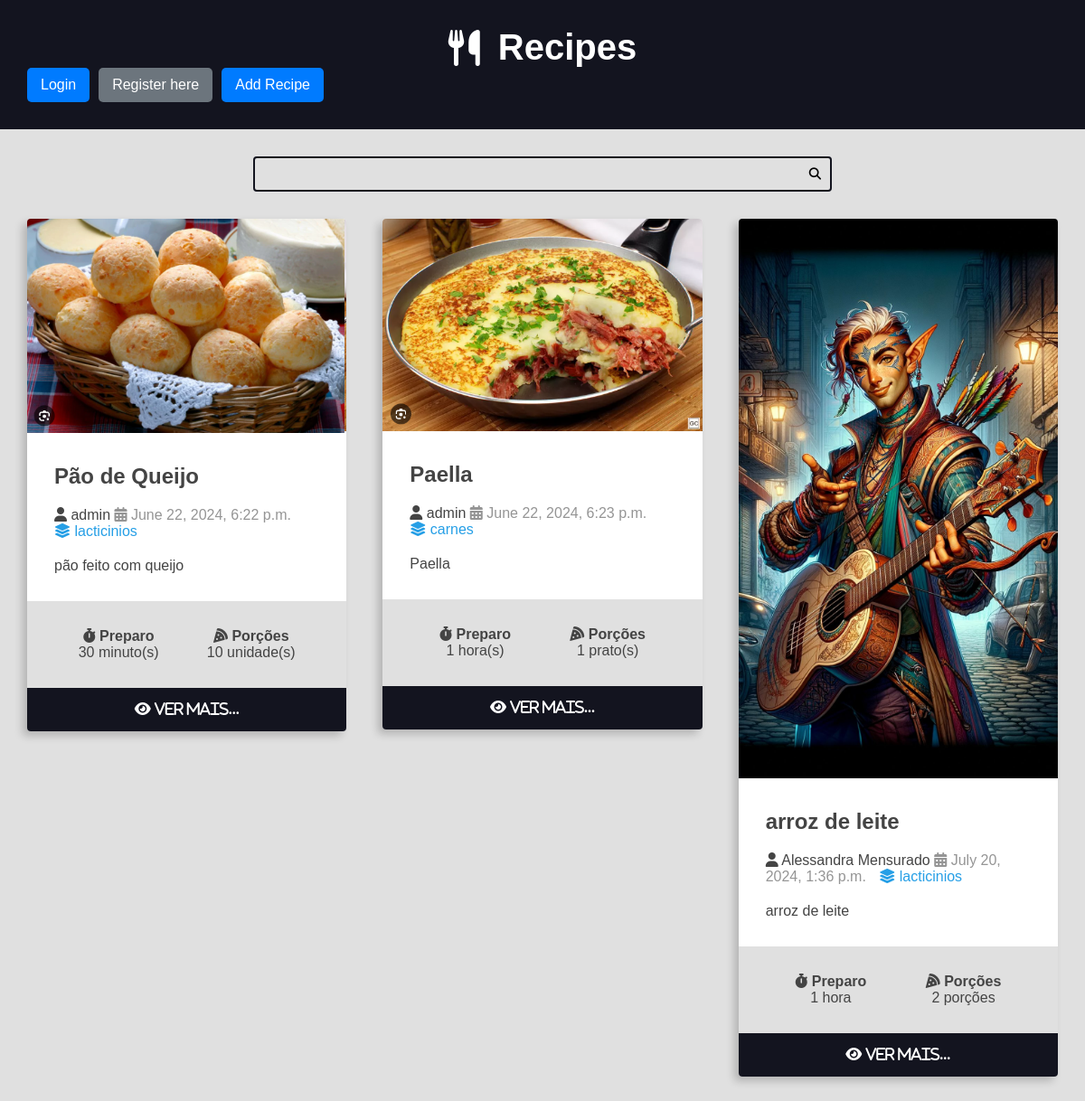
The page / on the database its author committed.
### recipes/models.py (models this page shows, shortened)
class Recipe(models.Model):
    title = models.CharField(max_length=65) #VARCHAR(65)
    description = models.CharField(max_length=165) #VARCHAR(165)
    slug = models.SlugField(unique=True) #VARCHAR
    preparation_time = models.IntegerField() #INTEGER
    preparation_time_unit = models.CharField(max_length=65)
    servings = models.IntegerField() #INTEGER
    servings_unit = models.CharField(max_length=65) #VARCHAR(65)
    preparation_steps = models.TextField() #TEXT
    preparation_steps_is_html = models.BooleanField(default=False) #BOOLEAN
    created_at = models.DateTimeField(auto_now_add=True) #TIMESTAMP
    updated_at = models.DateTimeField(auto_now=True) #TIMESTAMP
    is_published = models.BooleanField(default=False) #BOOLEAN
    cover = models.ImageField(upload_to='recipes/covers/%Y/%m/%d/') #VARCHAR
    category = models.ForeignKey(
        Category, on_delete=models.SET_NULL, null=True,
        blank=True, default=None
        ) #VARCHAR(65)
    author = models.ForeignKey(
        User, on_delete=models.SET_NULL, null=True
        ) #VARCHAR

class Category(models.Model):
    name = models.CharField(max_length=65) #VARCHAR(65)

### recipes/views.py (the view)
# urls.py: 2. Add a URL to urlpatterns:  path('', views.home, name='home')
def home(request):
    recipes = Recipe.objects.filter(is_published= True)
    return render(request, 'recipes/pages/home.html',
                  context={
                      'recipes': recipes
                  })

### recipes/templates/recipes/pages/home.html (shortened to what this page needs)
{% extends 'recipes/pages/base.html' %}
{% block content %}
    <div class="main-content main-content-list container">
        {% for recipe in recipes%}
        {% include 'recipes/partials/recipe.html' %}
        {% empty %}
        <div class="center m-y">
            <h1>No recipes found here.</h1>
        </div>
        {% endfor%}
    </div>
{% endblock content %}

### recipes/templates/recipes/pages/base.html (shortened to what this page needs)
<!DOCTYPE html>
<html lang="en">
    <head>
        {% include 'recipes/partials/head.html' %}
    </head>
    <body>
        {% include 'recipes/partials/header.html' %}
        {% include 'recipes/partials/search.html' %}
        <main class="main-content-container">
                {% block content%}
                {% endblock content %}
        </main>
    </body>
</html>

### recipes/templates/recipes/partials/head.html (shortened to what this page needs)
{% load static %}
<link rel="stylesheet" href="https://cdnjs.cloudflare.com/ajax/libs/font-awesome/6.5.2/css/fontawesome.min.css" />
<link rel="stylesheet" href="https://cdnjs.cloudflare.com/ajax/libs/font-awesome/6.5.2/css/brands.min.css" />
<link rel="stylesheet" href="https://cdnjs.cloudflare.com/ajax/libs/font-awesome/6.5.2/css/solid.min.css" />
<link rel="stylesheet" href="{% static '/recipes/css/style.css' %}">

### recipes/templates/recipes/partials/header.html
<header class="main-header-container">
    <div class="main-header container">
        <h1>
            <a class="main-logo" href="{% url 'recipes-home' %}">
                <i class="fas fa-utensils main-logo-icon"></i>
                <span class="main-logo-text"> Recipes</span>
            </a>
        </h1>
        <div class="header-buttons">
            {% if user.is_authenticated %}
                <a class="btn btn-primary" href="{% url 'recipe_create' %}">Add Recipe</a>
                <a class="btn btn-secondary" href="{% url 'authors:logout' %}">Logout</a>
            {% else %}
                <a class="btn btn-primary" href="{% url 'authors:login' %}">Login</a>
                <a class="btn btn-secondary" href="{% url 'authors:register' %}">Register here</a>
                <a class="btn btn-primary" href="{% url 'authors:login' %}?next={% url 'recipe_create' %}">Add Recipe</a>
            {% endif %}
        </div>
    </div>
</header>

### recipes/templates/recipes/partials/search.html
<div class="search-container">
    <div class="container">
        <form action="{% url 'search' %}" method="GET" class="search-form">
            <input type="search" class="search-input" name="search"
            value="{{ search_term }}" required>
            <button type="submit" class="search-button"><i class="fas fa-search"></i></button>
        </form>
    </div>
</div>

### recipes/templates/recipes/partials/recipe.html (shortened to what this page needs)
{% load static %}
<div class="recipe recipe-list-item">
    <div class="recipe-cover">
        <img src="{{ recipe.cover.url }}" alt="Temporário">
    </div>
    <div class="recipe-title-container">
        <h2 class="recipe-title">
            {{ recipe.title }}
        </h2>
    </div>
    <div class="recipe-author">
        <span class="recipe-author-user">
            <i class="fas fa-user"></i>
            {% if recipe.author is not None %}
                {% if recipe.author.first_name %}
                {{ recipe.author.first_name}} {{recipe.author.last_name}}
                {% else %}
                {{ recipe.author.username }}
                {% endif %}
            {% else %}
        </span>
             Desconhecido
            {% endif %}
        <span class="recipe-author-item">
            <i class="fas fa-calendar-alt"></i>
                {{ recipe.created_at }}
        </span>
        {% if recipe.category is not None%}
        <span class="recipe-author-item">
            <a href="{% url 'recipes-category' recipe.category.id %}">
                <i class="fas fa-layer-group"></i>
                <span> {{ recipe.category.name }}</span>
            </a>
        </span>
        {% endif %}
    </div>
    <div class="recipe-content">
        <p> {{ recipe.description}}</p>
    </div>
    <div class="recipe-meta-container">
        <div class="recipe-meta recipe-preparation">
            <h3 class="recipe-meta-title"><i class="fas fa-stopwatch"></i> Preparo</h3>
            <div class="recipe-meta-text">
                {{ recipe.preparation_time}} {{ recipe.preparation_time_unit}}
            </div>
        </div>
        <div class="recipe-meta recipe-servings">
            <h3 class="recipe-meta-title"><i class="fas fa-pizza-slice"></i> Porções</h3>
            <div class="recipe-meta-text">
                {{recipe.servings}} {{recipe.servings_unit}}
            </div>
        </div>
    </div>
    {% if is_detail_page is not True %}
    <footer class="recipe-footer">
        <a class="recipe-read-more button button-dark button full-width" href="{% url 'recipes-recipe' recipe.id %}">
            <i class="fas fa-eye">
                <span>ver mais...</span>
            </i>
        </a>
    </footer>
    {% endif %}
</div>

### recipes/static/recipes/css/style.css (style rules this page uses)
:root { --color-primary: #269fe6; --color-primary-hover: #2086c2; --color-primary-dark: #13141f; --color-primary-dark-hover: #212336; --color-primary-light: #d4ecfa; --color-primary-light-hover: #bdd8e7; --color-white: #fff; --color-black: #000; --color-dark-text: #444; --color-info-light: #cce5ff; --color-debug-light: #cce5ff; --color-success-light: #d4edda; --color-alert-light: #fff3cd; --color-warning-light: #fff3cd; --color-error-light: #f8d7da; --color-info-dark: #4d86c4; --color-debug-dark: #4d86c4; --color-success-dark: #4a9c5d; --color-alert-dark: #927f40; --color-warning-dark: #927f40; --color-error-dark: #da525d; --color-gray-0: #f9f9f9; --color-gray-1: #e0e0e0; --color-gray-2: #c7c7c7; --color-gray-3: #aeaeae; --color-gray-4: #959595; --color-gray-5: #7d7d7d; --color-gray-6: #646464; --color-gray-7: #4b4b4b; --color-gray-8: #323232; --color-gray-9: #191919; --font-primary: sans-serif; --font-headings: 'Roboto Slab', serif; --spacing-gutter-medium: 3rem; --spacing-gutter-large: 4rem; }
* { padding: 0; margin:0; box-sizing: border-box; }
html { font-size: 62.5%; }
body { font-size: 1.6rem; font-family: var(--font-primary); background: var(--color-gray-1); color: var(--color-dark-text); }
.container { max-width: 144rem; margin: 0 auto; padding: var(--spacing-gutter-medium); }
.main-header-container { background: var(--color-primary-dark); }
.main-logo { font-size: 4rem; color: var(--color-white); text-decoration: none; display: flex; flex-flow: row nowrap; align-items: center; justify-content: center; width: fit-content; margin: 0 auto; }
.main-logo-icon { margin-right: 2rem; }
.search-form { border: .2rem solid var(--color-primary-dark); max-width: 64rem; margin: 0 auto; border-radius: .4rem; position: relative; transition: all 300ms ease-in-out; }
.search-input, .search-button { border: none; background: none; outline: none; padding: 1rem; transition: all 300ms ease-in-out; }
.search-input { width: 100%; padding-right: 3rem; }
.search-button { position: absolute; top: 0; right: 0; }
.main-content { padding-top: 0; }
.main-content-list { display: grid; grid-template-columns: repeat(auto-fit, minmax(340px, 1fr)); gap: var(--spacing-gutter-large); }
.recipe { background: var(--color-white); box-shadow: -5px 5px 10px rgba(0,0,0,.2); transition: all 300ms ease-in-out; transform: scale(1); border-radius: .4rem; overflow: hidden; }
.recipe img { max-width: 100%; }
.recipe-list-item { max-width: 64rem; height: fit-content; }
.recipe-title-container { padding: var(--spacing-gutter-medium); padding-bottom: 2rem; }
.recipe-author { padding: 0 var(--spacing-gutter-medium); }
.recipe-content { padding: var(--spacing-gutter-medium); padding-top: 2rem ; }
.recipe-author-item { color: var(--color-gray-4); margin-right: 1rem; }
.recipe-author a { color: var(--color-primary); transition: all 300ms ease-in-out; text-decoration: none; }
.recipe-meta-container { display: flex; flex-flow: row wrap; padding: var(--spacing-gutter-medium); background: var(--color-gray-1); }
.recipe-meta { display: flex; flex-flow: column wrap; flex-shrink: 1; flex-grow: 1; text-align: center; }
.recipe-meta-title { font-size: 1.6rem; }
.recipe-footer a { background: var(--color-primary-dark); display: block; color: var(--color-white); text-decoration: none; text-align: center; padding: 1.5rem var(--spacing-gutter-medium); transition: all 300ms ease-in-out; }
.header-buttons { display: flex; gap: 10px; }
.header-buttons .btn { padding: 10px 15px; text-decoration: none; color: white; border-radius: 5px; }
.header-buttons .btn-primary { background-color: #007bff; }
.header-buttons .btn-secondary { background-color: #6c757d; }

### rows shown on the page
Recipe: cover (picture), title "Pão de Queijo", author.username "admin", created_at "June 22, 2024, 6:22 p.m.", category.name "lacticinios", description "pão feito com queijo", preparation_time "30", preparation_time_unit "minuto(s)", servings "10", servings_unit "unidade(s)"
Recipe: cover (picture), title "Paella", author.username "admin", created_at "June 22, 2024, 6:23 p.m.", category.name "carnes", description "Paella", preparation_time "1", preparation_time_unit "hora(s)", servings "1", servings_unit "prato(s)"
Recipe: cover (picture), title "arroz de leite", author.first_name "Alessandra", author.last_name "Mensurado", created_at "July 20, 2024, 1:36 p.m.", category.name "lacticinios", description "arroz de leite", preparation_time "1", preparation_time_unit "hora", servings "2", servings_unit "porções"
